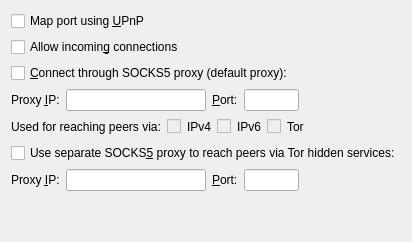
                    <widget class="QWidget" name="tabNetwork">
                        <attribute name="title">
                            <string>&amp;Network</string>
                        </attribute>
                        <layout class="QVBoxLayout" name="verticalLayout_Network">
                            <item>
                                <widget class="QCheckBox" name="mapPortUpnp">
                                    <property name="toolTip">
                                        <string>Automatically open the Memeium client port on the router. This only works when your router supports UPnP and it is enabled.</string>
                                    </property>
                                    <property name="text">
                                        <string>Map port using &amp;UPnP</string>
                                    </property>
                                </widget>
                            </item>
                            <item>
                                <widget class="QCheckBox" name="allowIncoming">
                                    <property name="toolTip">
                                        <string>Accept connections from outside.</string>
                                    </property>
                                    <property name="text">
                                        <string>Allow incomin&amp;g connections</string>
                                    </property>
                                </widget>
                            </item>
                            <item>
                                <widget class="QCheckBox" name="connectSocks">
                                    <property name="toolTip">
                                        <string>Connect to the Memeium network through a SOCKS5 proxy.</string>
                                    </property>
                                    <property name="text">
                                        <string>&amp;Connect through SOCKS5 proxy (default proxy):</string>
                                    </property>
                                </widget>
                            </item>
                            <item>
                                <layout class="QHBoxLayout" name="horizontalLayout_1_Network">
                                    <item>
                                        <widget class="QLabel" name="proxyIpLabel">
                                            <property name="text">
                                                <string>Proxy &amp;IP:</string>
                                            </property>
                                            <property name="textFormat">
                                                <enum>Qt::PlainText</enum>
                                            </property>
                                            <property name="buddy">
                                                <cstring>proxyIp</cstring>
                                            </property>
                                        </widget>
                                    </item>
                                    <item>
                                        <widget class="QValidatedLineEdit" name="proxyIp">
                                            <property name="minimumSize">
                                                <size>
                                                    <width>140</width>
                                                    <height>0</height>
                                                </size>
                                            </property>
                                            <property name="maximumSize">
                                                <size>
                                                    <width>140</width>
                                                    <height>16777215</height>
                                                </size>
                                            </property>
                                            <property name="toolTip">
                                                <string>IP address of the proxy (e.g. IPv4: 127.0.0.1 / IPv6: ::1)</string>
                                            </property>
                                        </widget>
                                    </item>
                                    <item>
                                        <widget class="QLabel" name="proxyPortLabel">
                                            <property name="text">
                                                <string>&amp;Port:</string>
                                            </property>
                                            <property name="textFormat">
                                                <enum>Qt::PlainText</enum>
                                            </property>
                                            <property name="buddy">
                                                <cstring>proxyPort</cstring>
                                            </property>
                                        </widget>
                                    </item>
                                    <item>
                                        <widget class="QLineEdit" name="proxyPort">
                                            <property name="minimumSize">
                                                <size>
                                                    <width>55</width>
                                                    <height>0</height>
                                                </size>
                                            </property>
                                            <property name="maximumSize">
                                                <size>
                                                    <width>55</width>
                                                    <height>16777215</height>
                                                </size>
                                            </property>
                                            <property name="toolTip">
                                                <string>Port of the proxy (e.g. 9050)</string>
                                            </property>
                                        </widget>
                                    </item>
                                    <item>
                                        <spacer name="horizontalSpacer_1_Network">
                                            <property name="orientation">
                                                <enum>Qt::Horizontal</enum>
                                            </property>
                                            <property name="sizeHint" stdset="0">
                                                <size>
                                                    <width>40</width>
                                                    <height>20</height>
                                                </size>
                                            </property>
                                        </spacer>
                                    </item>
                                </layout>
                            </item>
                            <item>
                                <layout class="QHBoxLayout" name="horizontalLayout_2_Network">
                                    <item>
                                        <widget class="QLabel" name="proxyActiveNets">
                                            <property name="text">
                                                <string>Used for reaching peers via:</string>
                                            </property>
                                            <property name="textFormat">
                                                <enum>Qt::PlainText</enum>
                                            </property>
                                        </widget>
                                    </item>
                                    <item>
                                        <widget class="QCheckBox" name="proxyReachIPv4">
                                            <property name="enabled">
                                                <bool>false</bool>
                                            </property>
                                            <property name="toolTip">
                                                <string>Shows if the supplied default SOCKS5 proxy is used to reach peers via this network type.</string>
                                            </property>
                                            <property name="text">
                                                <string/>
                                            </property>
                                        </widget>
                                    </item>
                                    <item>
                                        <widget class="QLabel" name="proxyReachIPv4Label">
                                            <property name="text">
                                                <string>IPv4</string>
                                            </property>
                                            <property name="textFormat">
                                                <enum>Qt::PlainText</enum>
                                            </property>
                                        </widget>
                                    </item>
                                    <item>
                                        <widget class="QCheckBox" name="proxyReachIPv6">
                                            <property name="enabled">
                                                <bool>false</bool>
                                            </property>
                                            <property name="toolTip">
                                                <string>Shows if the supplied default SOCKS5 proxy is used to reach peers via this network type.</string>
                                            </property>
                                            <property name="text">
                                                <string/>
                                            </property>
                                        </widget>
                                    </item>
                                    <item>
                                        <widget class="QLabel" name="proxyReachIPv6Label">
                                            <property name="text">
                                                <string>IPv6</string>
                                            </property>
                                            <property name="textFormat">
                                                <enum>Qt::PlainText</enum>
                                            </property>
                                        </widget>
                                    </item>
                                    <item>
                                        <widget class="QCheckBox" name="proxyReachTor">
                                            <property name="enabled">
                                                <bool>false</bool>
                                            </property>
                                            <property name="toolTip">
                                                <string>Shows if the supplied default SOCKS5 proxy is used to reach peers via this network type.</string>
                                            </property>
                                            <property name="text">
                                                <string/>
                                            </property>
                                        </widget>
                                    </item>
                                    <item>
                                        <widget class="QLabel" name="proxyReachTorLabel">
                                            <property name="text">
                                                <string>Tor</string>
                                            </property>
                                            <property name="textFormat">
                                                <enum>Qt::PlainText</enum>
                                            </property>
                                        </widget>
                                    </item>
                                    <item>
                                        <spacer name="horizontalSpacer_2_Network">
                                            <property name="orientation">
                                                <enum>Qt::Horizontal</enum>
                                            </property>
                                            <property name="sizeHint" stdset="0">
                                                <size>
                                                    <width>40</width>
                                                    <height>20</height>
                                                </size>
                                            </property>
                                        </spacer>
                                    </item>
                                </layout>
                            </item>
                            <item>
                                <widget class="QCheckBox" name="connectSocksTor">
                                    <property name="toolTip">
                                        <string>Connect to the Memeium network through a separate SOCKS5 proxy for Tor hidden services.</string>
                                    </property>
                                    <property name="text">
                                        <string>Use separate SOCKS&amp;5 proxy to reach peers via Tor hidden services:</string>
                                    </property>
                                </widget>
                            </item>
                            <item>
                                <layout class="QHBoxLayout" name="horizontalLayout_3_Network">
                                    <item>
                                        <widget class="QLabel" name="proxyIpTorLabel">
                                            <property name="text">
                                                <string>Proxy &amp;IP:</string>
                                            </property>
                                            <property name="textFormat">
                                                <enum>Qt::PlainText</enum>
                                            </property>
                                            <property name="buddy">
                                                <cstring>proxyIpTor</cstring>
                                            </property>
                                        </widget>
                                    </item>
                                    <item>
                                        <widget class="QValidatedLineEdit" name="proxyIpTor">
                                            <property name="minimumSize">
                                                <size>
                                                    <width>140</width>
                                                    <height>0</height>
                                                </size>
                                            </property>
                                            <property name="maximumSize">
                                                <size>
                                                    <width>140</width>
                                                    <height>16777215</height>
                                                </size>
                                            </property>
                                            <property name="toolTip">
                                                <string>IP address of the proxy (e.g. IPv4: 127.0.0.1 / IPv6: ::1)</string>
                                            </property>
                                        </widget>
                                    </item>
                                    <item>
                                        <widget class="QLabel" name="proxyPortTorLabel">
                                            <property name="text">
                                                <string>&amp;Port:</string>
                                            </property>
                                            <property name="textFormat">
                                                <enum>Qt::PlainText</enum>
                                            </property>
                                            <property name="buddy">
                                                <cstring>proxyPortTor</cstring>
                                            </property>
                                        </widget>
                                    </item>
                                    <item>
                                        <widget class="QLineEdit" name="proxyPortTor">
                                            <property name="minimumSize">
                                                <size>
                                                    <width>55</width>
                                                    <height>0</height>
                                                </size>
                                            </property>
                                            <property name="maximumSize">
                                                <size>
                                                    <width>55</width>
                                                    <height>16777215</height>
                                                </size>
                                            </property>
                                            <property name="toolTip">
                                                <string>Port of the proxy (e.g. 9050)</string>
                                            </property>
                                        </widget>
                                    </item>
                                    <item>
                                        <spacer name="horizontalSpacer_4_Network">
                                            <property name="orientation">
                                                <enum>Qt::Horizontal</enum>
                                            </property>
                                            <property name="sizeHint" stdset="0">
                                                <size>
                                                    <width>40</width>
                                                    <height>20</height>
                                                </size>
                                            </property>
                                        </spacer>
                                    </item>
                                </layout>
                            </item>
                            <item>
                                <spacer name="verticalSpacer_Network">
                                    <property name="orientation">
                                        <enum>Qt::Vertical</enum>
                                    </property>
                                    <property name="sizeHint" stdset="0">
                                        <size>
                                            <width>20</width>
                                            <height>40</height>
                                        </size>
                                    </property>
                                </spacer>
                            </item>
                        </layout>
                    </widget>
